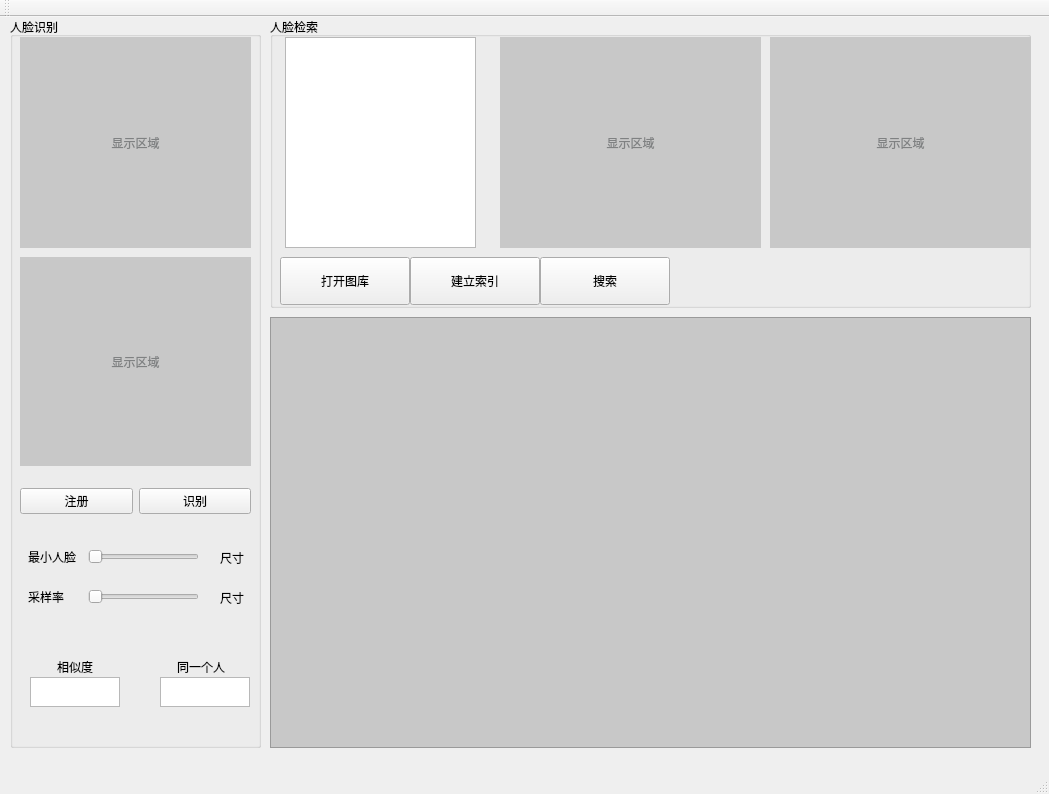
<?xml version="1.0" encoding="UTF-8"?>
<ui version="4.0">
 <class>MainWindow</class>
 <widget class="QMainWindow" name="MainWindow">
  <property name="windowModality">
   <enum>Qt::WindowModal</enum>
  </property>
  <property name="geometry">
   <rect>
    <x>0</x>
    <y>0</y>
    <width>1049</width>
    <height>794</height>
   </rect>
  </property>
  <property name="sizePolicy">
   <sizepolicy hsizetype="Preferred" vsizetype="Preferred">
    <horstretch>0</horstretch>
    <verstretch>2</verstretch>
   </sizepolicy>
  </property>
  <property name="windowTitle">
   <string>可可人脸识别与检索 </string>
  </property>
  <property name="layoutDirection">
   <enum>Qt::LeftToRight</enum>
  </property>
  <property name="autoFillBackground">
   <bool>false</bool>
  </property>
  <property name="dockOptions">
   <set>QMainWindow::AllowTabbedDocks|QMainWindow::AnimatedDocks</set>
  </property>
  <widget class="QWidget" name="centralwidget">
   <widget class="QScrollArea" name="scrlArea">
    <property name="geometry">
     <rect>
      <x>270</x>
      <y>300</y>
      <width>761</width>
      <height>431</height>
     </rect>
    </property>
    <property name="styleSheet">
     <string notr="true">background-color: rgb(200, 200, 200);
border-color: qradialgradient(spread:pad, cx:0.5, cy:0.5, radius:0.5, fx:0.5, fy:0.5, stop:0 rgba(255, 235, 235, 206), stop:0.35 rgba(255, 188, 188, 80), stop:0.4 rgba(255, 162, 162, 80), stop:0.425 rgba(255, 132, 132, 156), stop:0.44 rgba(252, 128, 128, 80), stop:1 rgba(255, 255, 255, 0));
color: rgba(53, 57, 59, 128);</string>
    </property>
    <property name="widgetResizable">
     <bool>true</bool>
    </property>
    <widget class="QWidget" name="scrollAreaWidgetContents_2">
     <property name="geometry">
      <rect>
       <x>0</x>
       <y>0</y>
       <width>759</width>
       <height>429</height>
      </rect>
     </property>
     <zorder>culrrentRadius</zorder>
     <zorder>radiusMax</zorder>
     <zorder>similarityLabel</zorder>
     <zorder>rMaxHorizontalSlider</zorder>
     <zorder>sameIDtextBrowser</zorder>
     <zorder>sameID</zorder>
     <zorder>similaritytextBrowser</zorder>
    </widget>
   </widget>
   <widget class="QGroupBox" name="recordGroup">
    <property name="enabled">
     <bool>true</bool>
    </property>
    <property name="geometry">
     <rect>
      <x>10</x>
      <y>0</y>
      <width>251</width>
      <height>731</height>
     </rect>
    </property>
    <property name="sizePolicy">
     <sizepolicy hsizetype="Expanding" vsizetype="Expanding">
      <horstretch>0</horstretch>
      <verstretch>0</verstretch>
     </sizepolicy>
    </property>
    <property name="title">
     <string>人脸识别</string>
    </property>
    <property name="flat">
     <bool>false</bool>
    </property>
    <widget class="QLabel" name="videoCanvas">
     <property name="geometry">
      <rect>
       <x>10</x>
       <y>20</y>
       <width>231</width>
       <height>211</height>
      </rect>
     </property>
     <property name="sizePolicy">
      <sizepolicy hsizetype="Expanding" vsizetype="Expanding">
       <horstretch>0</horstretch>
       <verstretch>0</verstretch>
      </sizepolicy>
     </property>
     <property name="autoFillBackground">
      <bool>false</bool>
     </property>
     <property name="styleSheet">
      <string notr="true">background-color: rgb(200, 200, 200);
border-color: qradialgradient(spread:pad, cx:0.5, cy:0.5, radius:0.5, fx:0.5, fy:0.5, stop:0 rgba(255, 235, 235, 206), stop:0.35 rgba(255, 188, 188, 80), stop:0.4 rgba(255, 162, 162, 80), stop:0.425 rgba(255, 132, 132, 156), stop:0.44 rgba(252, 128, 128, 80), stop:1 rgba(255, 255, 255, 0));
color: rgba(53, 57, 59, 128);</string>
     </property>
     <property name="text">
      <string>显示区域</string>
     </property>
     <property name="alignment">
      <set>Qt::AlignCenter</set>
     </property>
    </widget>
    <widget class="QWidget" name="layoutWidget">
     <property name="geometry">
      <rect>
       <x>10</x>
       <y>460</y>
       <width>231</width>
       <height>48</height>
      </rect>
     </property>
     <layout class="QGridLayout" name="gridLayout">
      <item row="0" column="0">
       <widget class="QPushButton" name="startButton">
        <property name="text">
         <string>注册</string>
        </property>
        <property name="icon">
         <iconset resource="design.qrc">
          <normaloff>:/icons/eye.png</normaloff>:/icons/eye.png</iconset>
        </property>
        <property name="iconSize">
         <size>
          <width>32</width>
          <height>32</height>
         </size>
        </property>
        <property name="checkable">
         <bool>true</bool>
        </property>
       </widget>
      </item>
      <item row="0" column="1">
       <widget class="QPushButton" name="testButton">
        <property name="text">
         <string>识别</string>
        </property>
        <property name="icon">
         <iconset resource="design.qrc">
          <normaloff>:/icons/video.png</normaloff>:/icons/video.png</iconset>
        </property>
        <property name="iconSize">
         <size>
          <width>32</width>
          <height>32</height>
         </size>
        </property>
        <property name="checkable">
         <bool>true</bool>
        </property>
       </widget>
      </item>
     </layout>
    </widget>
    <widget class="QLabel" name="culrrentRadius">
     <property name="geometry">
      <rect>
       <x>210</x>
       <y>530</y>
       <width>31</width>
       <height>21</height>
      </rect>
     </property>
     <property name="text">
      <string>尺寸</string>
     </property>
    </widget>
    <widget class="QLabel" name="radiusMax">
     <property name="geometry">
      <rect>
       <x>11</x>
       <y>528</y>
       <width>59</width>
       <height>24</height>
      </rect>
     </property>
     <property name="layoutDirection">
      <enum>Qt::LeftToRight</enum>
     </property>
     <property name="text">
      <string>最小人脸</string>
     </property>
     <property name="alignment">
      <set>Qt::AlignLeading|Qt::AlignLeft|Qt::AlignVCenter</set>
     </property>
     <property name="indent">
      <number>7</number>
     </property>
    </widget>
    <widget class="QLabel" name="similarityLabel">
     <property name="geometry">
      <rect>
       <x>40</x>
       <y>640</y>
       <width>46</width>
       <height>19</height>
      </rect>
     </property>
     <property name="layoutDirection">
      <enum>Qt::LeftToRight</enum>
     </property>
     <property name="text">
      <string>相似度</string>
     </property>
     <property name="alignment">
      <set>Qt::AlignLeading|Qt::AlignLeft|Qt::AlignVCenter</set>
     </property>
     <property name="indent">
      <number>7</number>
     </property>
    </widget>
    <widget class="QSlider" name="rMaxHorizontalSlider">
     <property name="geometry">
      <rect>
       <x>78</x>
       <y>532</y>
       <width>111</width>
       <height>16</height>
      </rect>
     </property>
     <property name="font">
      <font>
       <pointsize>15</pointsize>
      </font>
     </property>
     <property name="toolTipDuration">
      <number>-2</number>
     </property>
     <property name="autoFillBackground">
      <bool>false</bool>
     </property>
     <property name="minimum">
      <number>20</number>
     </property>
     <property name="maximum">
      <number>100</number>
     </property>
     <property name="orientation">
      <enum>Qt::Horizontal</enum>
     </property>
     <property name="invertedAppearance">
      <bool>false</bool>
     </property>
     <property name="invertedControls">
      <bool>false</bool>
     </property>
    </widget>
    <widget class="QTextBrowser" name="sameIDtextBrowser">
     <property name="geometry">
      <rect>
       <x>150</x>
       <y>660</y>
       <width>90</width>
       <height>30</height>
      </rect>
     </property>
     <property name="verticalScrollBarPolicy">
      <enum>Qt::ScrollBarAlwaysOff</enum>
     </property>
     <property name="horizontalScrollBarPolicy">
      <enum>Qt::ScrollBarAlwaysOff</enum>
     </property>
    </widget>
    <widget class="QLabel" name="sameID">
     <property name="geometry">
      <rect>
       <x>160</x>
       <y>640</y>
       <width>59</width>
       <height>19</height>
      </rect>
     </property>
     <property name="layoutDirection">
      <enum>Qt::LeftToRight</enum>
     </property>
     <property name="text">
      <string>同一个人</string>
     </property>
     <property name="alignment">
      <set>Qt::AlignLeading|Qt::AlignLeft|Qt::AlignVCenter</set>
     </property>
     <property name="indent">
      <number>7</number>
     </property>
    </widget>
    <widget class="QTextBrowser" name="similaritytextBrowser">
     <property name="geometry">
      <rect>
       <x>20</x>
       <y>660</y>
       <width>90</width>
       <height>30</height>
      </rect>
     </property>
     <property name="verticalScrollBarPolicy">
      <enum>Qt::ScrollBarAlwaysOff</enum>
     </property>
     <property name="horizontalScrollBarPolicy">
      <enum>Qt::ScrollBarAlwaysOff</enum>
     </property>
    </widget>
    <widget class="QLabel" name="radiusMax_2">
     <property name="geometry">
      <rect>
       <x>11</x>
       <y>568</y>
       <width>59</width>
       <height>24</height>
      </rect>
     </property>
     <property name="layoutDirection">
      <enum>Qt::LeftToRight</enum>
     </property>
     <property name="text">
      <string>采样率</string>
     </property>
     <property name="alignment">
      <set>Qt::AlignLeading|Qt::AlignLeft|Qt::AlignVCenter</set>
     </property>
     <property name="indent">
      <number>7</number>
     </property>
    </widget>
    <widget class="QSlider" name="ScaleFactorQSlider">
     <property name="geometry">
      <rect>
       <x>78</x>
       <y>572</y>
       <width>111</width>
       <height>16</height>
      </rect>
     </property>
     <property name="font">
      <font>
       <pointsize>15</pointsize>
      </font>
     </property>
     <property name="toolTipDuration">
      <number>-2</number>
     </property>
     <property name="autoFillBackground">
      <bool>false</bool>
     </property>
     <property name="minimum">
      <number>1</number>
     </property>
     <property name="maximum">
      <number>10</number>
     </property>
     <property name="singleStep">
      <number>1</number>
     </property>
     <property name="orientation">
      <enum>Qt::Horizontal</enum>
     </property>
     <property name="invertedAppearance">
      <bool>false</bool>
     </property>
     <property name="invertedControls">
      <bool>false</bool>
     </property>
    </widget>
    <widget class="QLabel" name="culrrentScaleFactorQLabel">
     <property name="geometry">
      <rect>
       <x>210</x>
       <y>570</y>
       <width>31</width>
       <height>21</height>
      </rect>
     </property>
     <property name="text">
      <string>尺寸</string>
     </property>
    </widget>
    <widget class="QLabel" name="cropImgRecLabel">
     <property name="geometry">
      <rect>
       <x>10</x>
       <y>240</y>
       <width>231</width>
       <height>209</height>
      </rect>
     </property>
     <property name="sizePolicy">
      <sizepolicy hsizetype="Expanding" vsizetype="Expanding">
       <horstretch>0</horstretch>
       <verstretch>0</verstretch>
      </sizepolicy>
     </property>
     <property name="autoFillBackground">
      <bool>false</bool>
     </property>
     <property name="styleSheet">
      <string notr="true">background-color: rgb(200, 200, 200);
border-color: qradialgradient(spread:pad, cx:0.5, cy:0.5, radius:0.5, fx:0.5, fy:0.5, stop:0 rgba(255, 235, 235, 206), stop:0.35 rgba(255, 188, 188, 80), stop:0.4 rgba(255, 162, 162, 80), stop:0.425 rgba(255, 132, 132, 156), stop:0.44 rgba(252, 128, 128, 80), stop:1 rgba(255, 255, 255, 0));
color: rgba(53, 57, 59, 128);</string>
     </property>
     <property name="text">
      <string>显示区域</string>
     </property>
     <property name="alignment">
      <set>Qt::AlignCenter</set>
     </property>
    </widget>
    <zorder>videoCanvas</zorder>
    <zorder>layoutWidget</zorder>
    <zorder>culrrentRadius</zorder>
    <zorder>radiusMax</zorder>
    <zorder>similarityLabel</zorder>
    <zorder>rMaxHorizontalSlider</zorder>
    <zorder>sameIDtextBrowser</zorder>
    <zorder>sameID</zorder>
    <zorder>similaritytextBrowser</zorder>
    <zorder>radiusMax</zorder>
    <zorder>similarityLabel</zorder>
    <zorder>rMaxHorizontalSlider</zorder>
    <zorder>sameIDtextBrowser</zorder>
    <zorder>sameID</zorder>
    <zorder>similaritytextBrowser</zorder>
    <zorder>radiusMax_2</zorder>
    <zorder>ScaleFactorQSlider</zorder>
    <zorder>culrrentScaleFactorQLabel</zorder>
    <zorder>cropImgRecLabel</zorder>
   </widget>
   <widget class="QPushButton" name="ImgsOpenButton">
    <property name="geometry">
     <rect>
      <x>280</x>
      <y>240</y>
      <width>130</width>
      <height>48</height>
     </rect>
    </property>
    <property name="text">
     <string>打开图库</string>
    </property>
    <property name="icon">
     <iconset resource="design.qrc">
      <normaloff>:/icons/calibrate1.png</normaloff>:/icons/calibrate1.png</iconset>
    </property>
    <property name="iconSize">
     <size>
      <width>32</width>
      <height>32</height>
     </size>
    </property>
    <property name="checkable">
     <bool>true</bool>
    </property>
   </widget>
   <widget class="QPushButton" name="faceDetectionButton">
    <property name="geometry">
     <rect>
      <x>410</x>
      <y>240</y>
      <width>130</width>
      <height>48</height>
     </rect>
    </property>
    <property name="text">
     <string>建立索引</string>
    </property>
    <property name="icon">
     <iconset resource="design.qrc">
      <normaloff>:/icons/calibrate1.png</normaloff>:/icons/calibrate1.png</iconset>
    </property>
    <property name="iconSize">
     <size>
      <width>32</width>
      <height>32</height>
     </size>
    </property>
    <property name="checkable">
     <bool>true</bool>
    </property>
   </widget>
   <widget class="QPushButton" name="queryButton">
    <property name="geometry">
     <rect>
      <x>540</x>
      <y>240</y>
      <width>130</width>
      <height>48</height>
     </rect>
    </property>
    <property name="text">
     <string>搜索</string>
    </property>
    <property name="icon">
     <iconset resource="design.qrc">
      <normaloff>:/icons/tracking.png</normaloff>:/icons/tracking.png</iconset>
    </property>
    <property name="iconSize">
     <size>
      <width>32</width>
      <height>32</height>
     </size>
    </property>
    <property name="checkable">
     <bool>true</bool>
    </property>
   </widget>
   <widget class="QGroupBox" name="groupBox">
    <property name="geometry">
     <rect>
      <x>270</x>
      <y>0</y>
      <width>761</width>
      <height>291</height>
     </rect>
    </property>
    <property name="title">
     <string>人脸检索</string>
    </property>
    <widget class="QLabel" name="cropImgLabel">
     <property name="geometry">
      <rect>
       <x>500</x>
       <y>20</y>
       <width>261</width>
       <height>211</height>
      </rect>
     </property>
     <property name="sizePolicy">
      <sizepolicy hsizetype="Expanding" vsizetype="Expanding">
       <horstretch>0</horstretch>
       <verstretch>0</verstretch>
      </sizepolicy>
     </property>
     <property name="autoFillBackground">
      <bool>false</bool>
     </property>
     <property name="styleSheet">
      <string notr="true">background-color: rgb(200, 200, 200);
border-color: qradialgradient(spread:pad, cx:0.5, cy:0.5, radius:0.5, fx:0.5, fy:0.5, stop:0 rgba(255, 235, 235, 206), stop:0.35 rgba(255, 188, 188, 80), stop:0.4 rgba(255, 162, 162, 80), stop:0.425 rgba(255, 132, 132, 156), stop:0.44 rgba(252, 128, 128, 80), stop:1 rgba(255, 255, 255, 0));
color: rgba(53, 57, 59, 128);</string>
     </property>
     <property name="text">
      <string>显示区域</string>
     </property>
     <property name="alignment">
      <set>Qt::AlignCenter</set>
     </property>
    </widget>
    <widget class="QLabel" name="previewImg">
     <property name="geometry">
      <rect>
       <x>230</x>
       <y>20</y>
       <width>261</width>
       <height>211</height>
      </rect>
     </property>
     <property name="sizePolicy">
      <sizepolicy hsizetype="Expanding" vsizetype="Expanding">
       <horstretch>0</horstretch>
       <verstretch>0</verstretch>
      </sizepolicy>
     </property>
     <property name="autoFillBackground">
      <bool>false</bool>
     </property>
     <property name="styleSheet">
      <string notr="true">background-color: rgb(200, 200, 200);
border-color: qradialgradient(spread:pad, cx:0.5, cy:0.5, radius:0.5, fx:0.5, fy:0.5, stop:0 rgba(255, 235, 235, 206), stop:0.35 rgba(255, 188, 188, 80), stop:0.4 rgba(255, 162, 162, 80), stop:0.425 rgba(255, 132, 132, 156), stop:0.44 rgba(252, 128, 128, 80), stop:1 rgba(255, 255, 255, 0));
color: rgba(53, 57, 59, 128);</string>
     </property>
     <property name="text">
      <string>显示区域</string>
     </property>
     <property name="alignment">
      <set>Qt::AlignCenter</set>
     </property>
    </widget>
    <widget class="QListView" name="listView">
     <property name="geometry">
      <rect>
       <x>15</x>
       <y>20</y>
       <width>191</width>
       <height>211</height>
      </rect>
     </property>
    </widget>
    <zorder>cropImgLabel</zorder>
    <zorder>previewImg</zorder>
    <zorder>listView</zorder>
    <zorder>queryButton</zorder>
    <zorder>faceDetectionButton</zorder>
   </widget>
   <zorder>groupBox</zorder>
   <zorder>recordGroup</zorder>
   <zorder>scrlArea</zorder>
   <zorder>ImgsOpenButton</zorder>
   <zorder>faceDetectionButton</zorder>
   <zorder>queryButton</zorder>
  </widget>
  <widget class="QStatusBar" name="statusBar"/>
  <widget class="QToolBar" name="toolBar">
   <property name="windowTitle">
    <string>toolBar</string>
   </property>
   <attribute name="toolBarArea">
    <enum>TopToolBarArea</enum>
   </attribute>
   <attribute name="toolBarBreak">
    <bool>false</bool>
   </attribute>
  </widget>
  <widget class="QMenuBar" name="pMenuBar">
   <property name="geometry">
    <rect>
     <x>0</x>
     <y>0</y>
     <width>1049</width>
     <height>22</height>
    </rect>
   </property>
  </widget>
 </widget>
 <resources>
  <include location="design.qrc"/>
 </resources>
 <connections/>
</ui>
